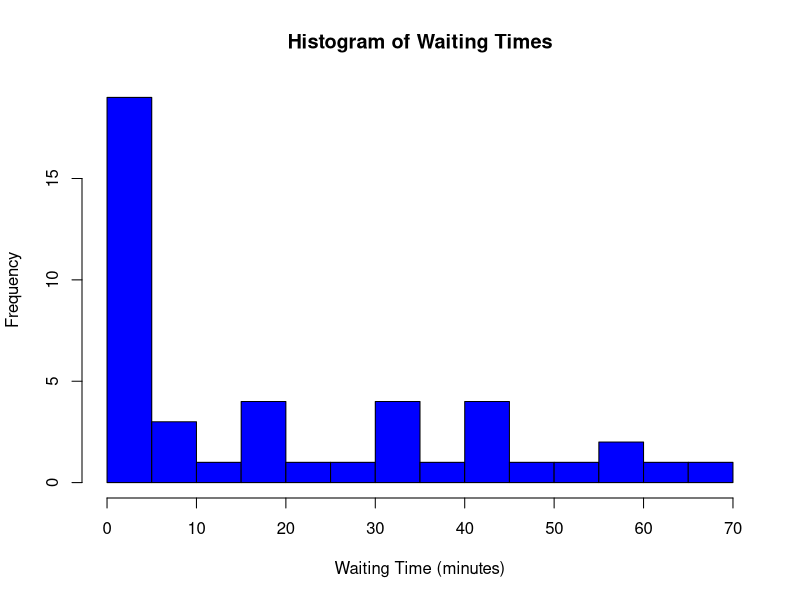
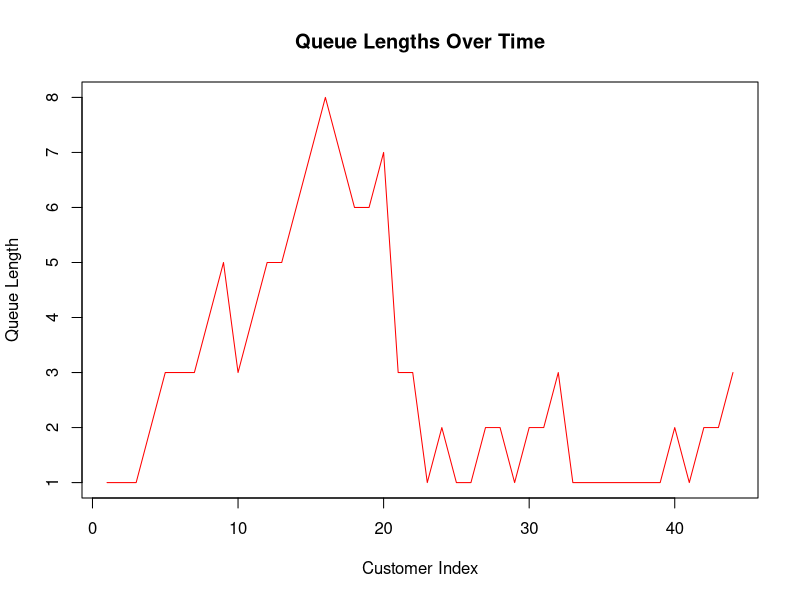
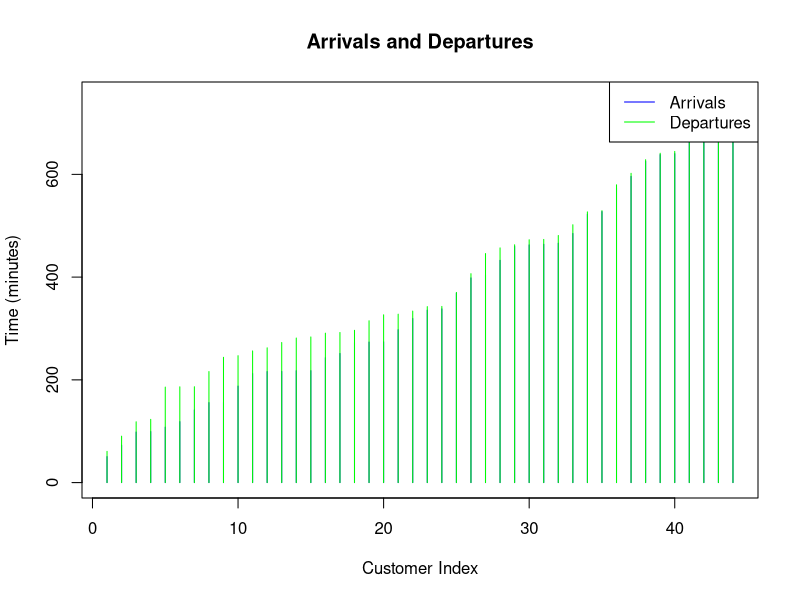

Source code (R) for these figures, in order:
# Function to generate customer arrival times dynamically
generate_arrival_times <- function(lambda_A, hours) {
  total_time <- hours * 60 # Convert hours to minutes
  arrivals <- numeric(0)
  current_time <- 0
  while (current_time <= total_time) {
    current_time <- current_time + rexp(1, rate = lambda_A / 60)
    if (current_time <= total_time) {
      arrivals <- c(arrivals, current_time)
    }
  }
  arrivals
}

# Function to generate service times
generate_service_times <- function(num_customers, lambda_S) {
  rexp(num_customers, rate = lambda_S / 60) # Convert rate to per minute
}

# Function to simulate queue dynamics
simulate_queue <- function(arrivals, service_times) {
  num_customers <- length(arrivals)
  if (num_customers == 0) {
    stop("No customers arrived during the simulation period.")
  }
  
  departure_times <- numeric(num_customers)
  waiting_times <- numeric(num_customers)
  queue_lengths <- numeric(num_customers)
  down_time <- 0
  
  for (i in 1:num_customers) {
    if (i == 1 || arrivals[i] >= departure_times[i - 1]) {
      # No waiting
      waiting_times[i] <- 0
      departure_times[i] <- arrivals[i] + service_times[i]
      
      # Down-time calculation
      if (i > 1 && arrivals[i] > departure_times[i - 1]) {
        down_time <- down_time + (arrivals[i] - departure_times[i - 1])
      }
    } else {
      # Customer waits
      waiting_times[i] <- departure_times[i - 1] - arrivals[i]
      departure_times[i] <- departure_times[i - 1] + service_times[i]
    }
    
    # Queue length: count customers still waiting or being served
    queue_lengths[i] <- sum(arrivals <= arrivals[i] & departure_times > arrivals[i])
  }
  
  list(
    waiting_times = waiting_times,
    queue_lengths = queue_lengths,
    down_time = down_time,
    departure_times = departure_times
  )
}

# Function to calculate metrics with percentiles
calculate_metrics <- function(results) {
  list(
    avg_waiting_time = mean(results$waiting_times),
    max_waiting_time = max(results$waiting_times),
    p95_waiting_time = quantile(results$waiting_times, 0.95),
    avg_queue_length = mean(results$queue_lengths),
    max_queue_length = max(results$queue_lengths),
    p95_queue_length = quantile(results$queue_lengths, 0.95),
    total_down_time = results$down_time / 60 # Convert to hours
  )
}

# Parameters for Scenario 1
lambda_A <- 5  # Customer arrival rate (per hour)
lambda_S <- 6  # Service rate (per hour)
hours <- 12    # Operating hours (10 AM - 10 PM)

# Step 1: Generate arrivals and service times
arrival_times <- generate_arrival_times(lambda_A, hours)
service_times <- generate_service_times(length(arrival_times), lambda_S)

# Step 2: Simulate queue
queue_results <- simulate_queue(arrival_times, service_times)

# Step 3: Calculate metrics
metrics <- calculate_metrics(queue_results)

# Step 4: Display results
print(metrics)

# Step 5: Visualization
# Histogram of waiting times
hist(queue_results$waiting_times, breaks = 20, main = "Histogram of Waiting Times",
     xlab = "Waiting Time (minutes)", col = "blue")

# Time-series of queue lengths
plot(queue_results$queue_lengths, type = "l", col = "red", main = "Queue Lengths Over Time",
     xlab = "Customer Index", ylab = "Queue Length")

# Visualize arrivals vs. departures
departure_times <- queue_results$departure_times
plot(arrival_times, type = "h", col = "blue", ylim = c(0, max(departure_times)),
     main = "Arrivals and Departures", xlab = "Customer Index", ylab = "Time (minutes)")
points(departure_times, col = "green", type = "h")
legend("topright", legend = c("Arrivals", "Departures"), col = c("blue", "green"), lty = 1)

